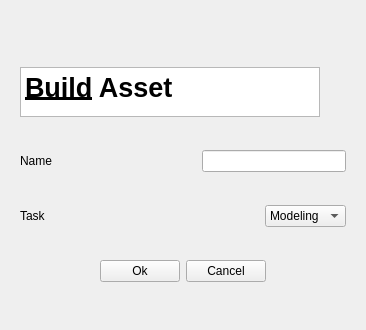
<?xml version="1.0" encoding="UTF-8"?>
<ui version="4.0">
 <class>toolPipe</class>
 <widget class="QMainWindow" name="toolPipe">
  <property name="geometry">
   <rect>
    <x>0</x>
    <y>0</y>
    <width>362</width>
    <height>330</height>
   </rect>
  </property>
  <property name="windowTitle">
   <string>Tool Pipeline</string>
  </property>
  <widget class="QWidget" name="centralwidget">
   <layout class="QVBoxLayout" name="verticalLayout">
    <property name="leftMargin">
     <number>20</number>
    </property>
    <property name="topMargin">
     <number>40</number>
    </property>
    <property name="rightMargin">
     <number>20</number>
    </property>
    <property name="bottomMargin">
     <number>20</number>
    </property>
    <item>
     <widget class="QTextBrowser" name="buildAsset">
      <property name="maximumSize">
       <size>
        <width>300</width>
        <height>50</height>
       </size>
      </property>
      <property name="sizeIncrement">
       <size>
        <width>0</width>
        <height>500</height>
       </size>
      </property>
      <property name="html">
       <string>&lt;!DOCTYPE HTML PUBLIC &quot;-//W3C//DTD HTML 4.0//EN&quot; &quot;http://www.w3.org/TR/REC-html40/strict.dtd&quot;&gt;
&lt;html&gt;&lt;head&gt;&lt;meta name=&quot;qrichtext&quot; content=&quot;1&quot; /&gt;&lt;style type=&quot;text/css&quot;&gt;
p, li { white-space: pre-wrap; }
&lt;/style&gt;&lt;/head&gt;&lt;body style=&quot; font-family:'MS Shell Dlg 2'; font-size:8.25pt; font-weight:400; font-style:normal;&quot;&gt;
&lt;p style=&quot; margin-top:0px; margin-bottom:0px; margin-left:0px; margin-right:0px; -qt-block-indent:0; text-indent:0px;&quot;&gt;&lt;span style=&quot; font-size:20pt; font-weight:600; text-decoration: underline;&quot;&gt;Build&lt;/span&gt;&lt;span style=&quot; font-size:20pt; font-weight:600;&quot;&gt; Asset&lt;/span&gt;&lt;/p&gt;&lt;/body&gt;&lt;/html&gt;</string>
      </property>
     </widget>
    </item>
    <item>
     <layout class="QHBoxLayout" name="layoutName">
      <property name="topMargin">
       <number>0</number>
      </property>
      <item>
       <widget class="QLabel" name="name">
        <property name="text">
         <string>Name</string>
        </property>
       </widget>
      </item>
      <item>
       <spacer name="spacerName">
        <property name="orientation">
         <enum>Qt::Horizontal</enum>
        </property>
        <property name="sizeHint" stdset="0">
         <size>
          <width>40</width>
          <height>20</height>
         </size>
        </property>
       </spacer>
      </item>
      <item>
       <widget class="QLineEdit" name="lineEdit"/>
      </item>
     </layout>
    </item>
    <item>
     <layout class="QHBoxLayout" name="layoutTask">
      <property name="topMargin">
       <number>0</number>
      </property>
      <item>
       <widget class="QLabel" name="task">
        <property name="text">
         <string>Task</string>
        </property>
       </widget>
      </item>
      <item>
       <spacer name="spacerTask">
        <property name="orientation">
         <enum>Qt::Horizontal</enum>
        </property>
        <property name="sizeHint" stdset="0">
         <size>
          <width>40</width>
          <height>20</height>
         </size>
        </property>
       </spacer>
      </item>
      <item>
       <widget class="QComboBox" name="choose">
        <item>
         <property name="text">
          <string>Modeling</string>
         </property>
        </item>
        <item>
         <property name="text">
          <string>Surfacing</string>
         </property>
        </item>
        <item>
         <property name="text">
          <string>Rigging</string>
         </property>
        </item>
       </widget>
      </item>
     </layout>
    </item>
    <item>
     <layout class="QHBoxLayout" name="layoutButton">
      <property name="leftMargin">
       <number>80</number>
      </property>
      <property name="topMargin">
       <number>0</number>
      </property>
      <property name="rightMargin">
       <number>80</number>
      </property>
      <item>
       <widget class="QPushButton" name="ok">
        <property name="text">
         <string>Ok</string>
        </property>
       </widget>
      </item>
      <item>
       <spacer name="spacerButton">
        <property name="orientation">
         <enum>Qt::Horizontal</enum>
        </property>
        <property name="sizeHint" stdset="0">
         <size>
          <width>20</width>
          <height>20</height>
         </size>
        </property>
       </spacer>
      </item>
      <item>
       <widget class="QPushButton" name="cancel">
        <property name="text">
         <string>Cancel</string>
        </property>
       </widget>
      </item>
     </layout>
    </item>
   </layout>
  </widget>
 </widget>
 <resources/>
 <connections/>
</ui>
